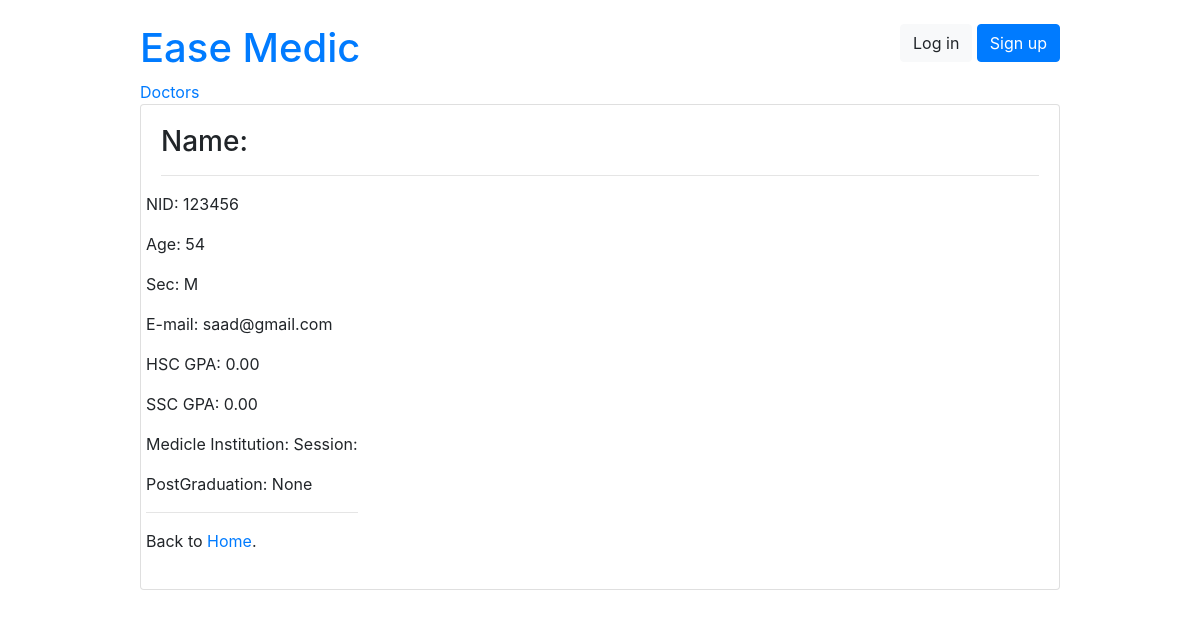
Page /users/doctor/3/ on the earlier database version.
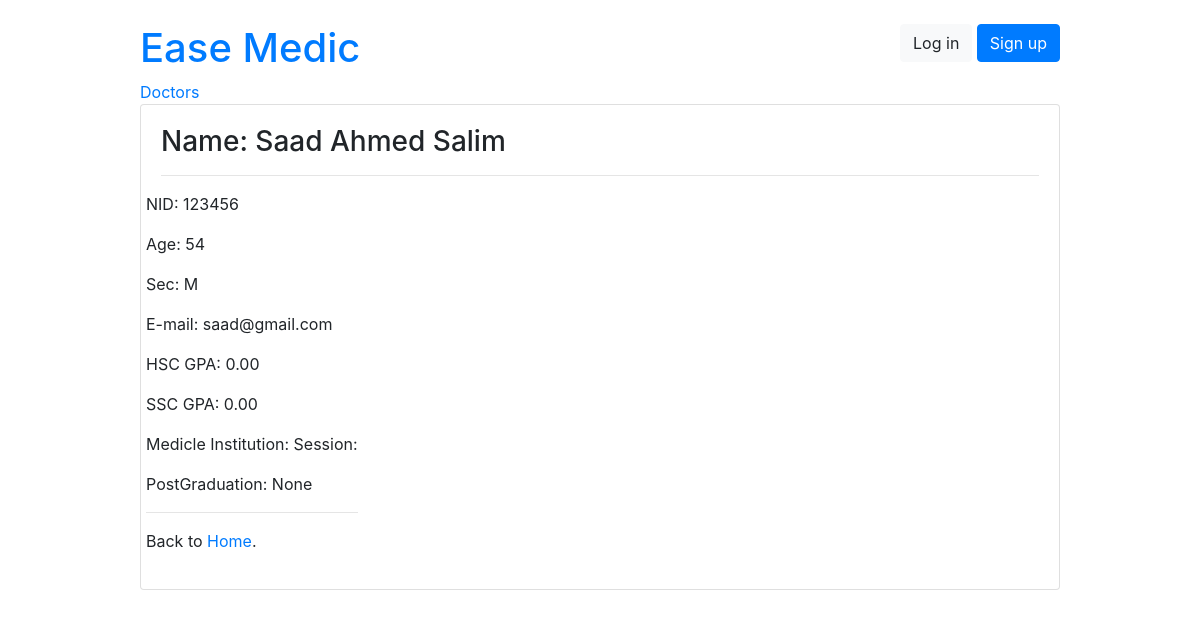
Same page on the later database version.
### users/models.py (models this page shows, shortened)
class Doctor(models.Model):
    user = models.OneToOneField(User, on_delete=models.CASCADE, primary_key=True)
    SSC_GPA = models.DecimalField(decimal_places=2, max_digits=5, default=0.0)
    HSC_GPA = models.DecimalField(decimal_places=2, max_digits=5, default=0.0)
    BMDC_RegNo = models.CharField(max_length=100, blank=False, null=False)
    MBBS_Session = models.CharField(max_length=100, blank=False, null=False)
    MBBS_Inst = models.CharField(max_length=100, blank=False, null=False)
    PostGrad_details = models.CharField(max_length=255, blank=True, null=True)

class User(AbstractUser):
    is_doctor = models.BooleanField(default=False)
    is_patient = models.BooleanField(default=False)
    NID = models.CharField(max_length=50, blank=False, null=False)
    email = models.CharField(max_length=100)
    age = models.PositiveIntegerField(null=True, blank=True)
    GENDER_CHOICES = (
        ('M', 'Male'),
        ('F', 'Female'),
    )
    gender = models.CharField(max_length=1, choices=GENDER_CHOICES)

### users/views.py (the view)
# urls.py: path('doctor/<pk>/', DoctorDetailView.as_view(), name='doctor_detail'),
class DoctorDetailView(DetailView):
    model = Doctor
    template_name = 'users/doctor_detail.html'

### templates/users/doctor_detail.html
{% extends 'base.html' %}
{% block content %}
<div class='row'>
  <div class='col-12'>
    <h3>Name: {{object.user.first_name}} {{object.user.last_name}}</h3>
      <hr/>
    </div>
  <div class='row'>
    <div class='col-12'>
      <p>NID: {{object.user.NID}}</p>
      <p>Age: {{object.user.age}}</p>
      <p>Sec: {{object.user.gender}}</p>
      <p>E-mail: {{object.user.email}}</p>
      <p>HSC GPA: {{object.HSC_GPA}}</p>
      <p>SSC GPA: {{object.SSC_GPA}}</p>
      <p>Medicle Institution: {{object.MBBS_Inst}} Session:{{MBBS_Session}}</p>
      <p>PostGraduation: {{object.PostGrad_details}}</p>
      <hr/>
      <p> Back to <a href="{% url 'home' %}">Home</a>.</p>
    </div>
  </div>
{% endblock content %}

Differences in the rows shown:
changed through a linked row, Doctor "None": user.first_name (not shown) → "Saad Ahmed"; user.last_name (not shown) → "Salim"
